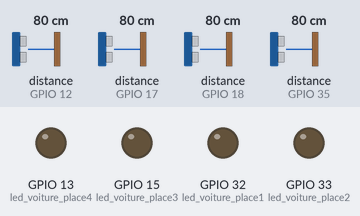
Bench run of a sketch on a simulated ESP32. On the bench: output pins drawn as LEDs (lit = HIGH). Wiring (inferred from the names in the program): 4 × ultrasonic range finder: trigger GPIO 14, echo GPIO 12 / trigger GPIO 16, echo GPIO 17 / trigger GPIO 19, echo GPIO 18 / trigger GPIO 34, echo GPIO 35. The test bench sets the inputs (shaded band); at power-on: distance to the obstacle (sensors on GPIO 35, GPIO 12, GPIO 17, GPIO 18) 80 cm. The echo pulse lasts 58.3 µs per cm; pins used as bus, display or sensor lines are not drawn.

Above: at 4.2 s.
4.3 s: distance to the obstacle (sensor on GPIO 35) set to 6 cm
11.0 s: distance to the obstacle (sensor on GPIO 35) set to 3 cm
At 17.8 s:
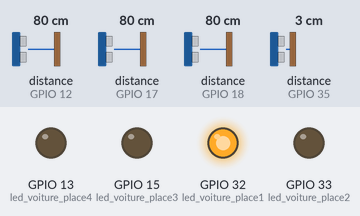
18.1 s: distance to the obstacle (sensor on GPIO 35) set to 9 cm
At 24.2 s:
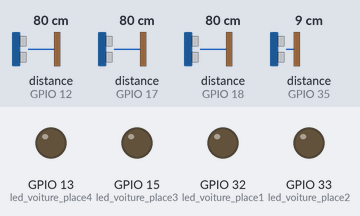
24.9 s: distance to the obstacle (sensor on GPIO 35) set to 2 cm
At 30.7 s:
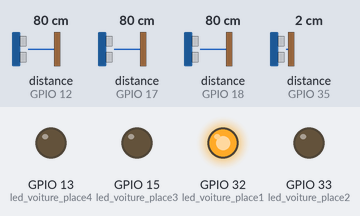
Timing chart, 0 to 32.2 s (numbered marks = the images above; inputs shaded):
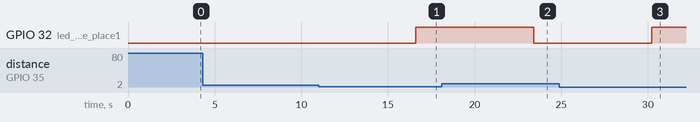

The sketch:

detecteur_presence_place_occupe.ino
```cpp
// définition des broches utilisées
int trig_place1 = 34;
int echo_place1 = 35;

int trig_place2 = 14;
int echo_place2 = 12;

int trig_place3 = 16;
int echo_place3 = 17;

int trig_place4 = 19;
int echo_place4 = 18;

// stocker les distances
long lecture_echo_place1; // durée aller-retour du signal
long lecture_echo_place2;
long lecture_echo_place3;
long lecture_echo_place4;
long cm_place1;
long cm_place2;
long cm_place3;
long cm_place4;

// Entrées des leds
int led_voiture_place1 = 32;
int led_voiture_place2 = 33;
int led_voiture_place3 = 15;
int led_voiture_place4 = 13;

void setup()
{
  // initialisation des sorties
  pinMode(trig_place1, OUTPUT);
  pinMode(trig_place2, OUTPUT);
  pinMode(trig_place3, OUTPUT);
  pinMode(trig_place4, OUTPUT);
  pinMode(led_voiture_place1, OUTPUT);
  pinMode(led_voiture_place2, OUTPUT);
  pinMode(led_voiture_place3, OUTPUT);
  pinMode(led_voiture_place4, OUTPUT);

  // on met en etat éteint les composants
  digitalWrite(trig_place1, LOW);
  digitalWrite(trig_place2, LOW);
  digitalWrite(trig_place3, LOW);
  digitalWrite(trig_place4, LOW);
  digitalWrite(led_voiture_place1, LOW);
  digitalWrite(led_voiture_place2, LOW);
  digitalWrite(led_voiture_place3, LOW);
  digitalWrite(led_voiture_place4, LOW);

  // initialisation des entrées
  pinMode(echo_place1, INPUT);
  pinMode(echo_place2, INPUT);
  pinMode(echo_place3, INPUT);
  pinMode(echo_place4, INPUT);

  Serial.begin(9600);
}

void loop()
{

  // On démarre le signal
  demarre_trig(trig_place1);
  demarre_trig(trig_place2);
  demarre_trig(trig_place3);
  demarre_trig(trig_place4);

  // Calcul des distances
  cm_place1 = calcul_distance(echo_place1);
  cm_place2 = calcul_distance(echo_place2);
  cm_place3 = calcul_distance(echo_place3);
  cm_place4 = calcul_distance(echo_place4);

  // Si on détecte une présence on allume les leds
  detecter_presence(cm_place1,led_voiture_place1);
  detecter_presence(cm_place2,led_voiture_place2);
  detecter_presence(cm_place3,led_voiture_place3);
  detecter_presence(cm_place4,led_voiture_place4);

}

void demarre_trig(int trig_place){
  digitalWrite(trig_place, HIGH); // on démarre le signal
  delayMicroseconds(10); // durée trig de 10 microsecondes
  digitalWrite(trig_place, LOW); // on stop le signal
}

long calcul_distance(int echo_place){
  long cm_place;
  long lecture_echo_place;
  lecture_echo_place = pulseIn(echo_place, HIGH); // met la durée de l'impulsion de niveau high dans la variable
  cm_place = lecture_echo_place / 58; // lecture_echo*340/(2*10000) // on convertit en cm la durée
  return cm_place;
}

void detecter_presence(long cm_place, int led_voiture_place){
  // Si on détecte une présence on allume les leds
  if(cm_place > 0 && cm_place < 5){
    digitalWrite(led_voiture_place, HIGH);
    delay(100);
  } else {
    digitalWrite(led_voiture_place, LOW);
    delay(100);
  }
}
```

Measured:
- the behaviour switches between 5 and 4 cm on distance to the obstacle (sensor on GPIO 35) (found by bisection; images 0 and 1)
- after the input at 4.3 s, every drawn part: stays the same
- after the input at 11.0 s, GPIO 32 (led_voiture_place1): LOW → HIGH after 5.6 s
- after the input at 18.1 s, GPIO 32 (led_voiture_place1): HIGH → LOW after 5.3 s
- after the input at 24.9 s, GPIO 32 (led_voiture_place1): LOW → HIGH after 5.3 s
